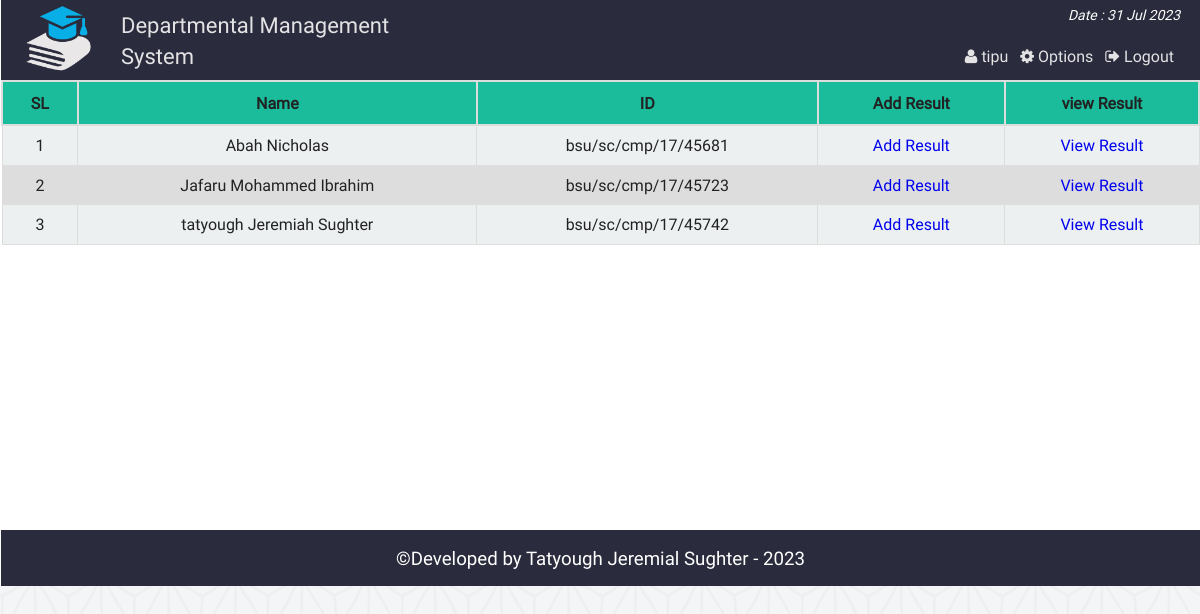
The app's page /st_result.php (signed in) with its own data.
### tables this page shows
CREATE TABLE `st_info` (
  `st_id` varchar(100) NOT NULL,
  `name` varchar(100) NOT NULL,
  `password` varchar(32) NOT NULL,
  `email` varchar(50) NOT NULL,
  `bday` date NOT NULL,
  `program` varchar(10) NOT NULL,
  `contact` varchar(20) NOT NULL,
  `gender` varchar(10) NOT NULL,
  `address` varchar(255) NOT NULL,
  `img` varchar(255) DEFAULT NULL
);

### php/functions.php (called while the page is built, shortened)
<?php
class login_registration_class{
	public function get_all_student(){
		global $conn;
		$sql = "select * from st_info order by st_id ASC";
		$query = $conn->query($sql);
		return $query;
	}
};
?>

### st_result.php (the view, shortened to what this page needs)
<?php
	require "php/config.php";
	require_once "php/functions.php";
	$user = new login_registration_class();
?>
<?php
include "php/headertop_admin.php";
?>
<div class="all_student fix">
		<table class="tab_one" style="text-align:center;">
			<tr>
				<th style="text-align:center;">SL</th>
				<th style="text-align:center;">Name</th>
				<th style="text-align:center;">ID</th>
				<th style="text-align:center;">Add Result</th>
				<th style="text-align:center;">view Result</th>
			</tr>
			<?php
			$i=0;
				$alluser = $user->get_all_student();
				while($rows = $alluser->fetch_assoc()){
				$i++;
		?>
			<tr>
				<td><?php echo $i;?></td>
				<td><?php echo $rows['name'];?></td>
				<td><?php echo $rows['st_id'];?></td>
				<td><a href="add_result.php?ar=<?php echo $rows['st_id']; ?>&vn=<?php echo $rows['name'];?>">Add Result</a></td>
				<td><a href="view_result.php?vr=<?php echo $rows['st_id']; ?>&vn=<?php echo $rows['name'];?>">View Result</a></td>
			</tr>
			<?php } ?>
		</table>
</div>
<?php include "php/footerbottom.php";?>

### css/main.css (style rules this page uses)
html { color: #222; font-size: 1em; line-height: 1.4; }
a { text-decoration:none; }
.fix { overflow:hidden; }
body { font-family:roboto !important; background:url(../img/ptrn.png) repeat fixed; }
.st_reg th, td { padding: 8px; }
table.tab_one { width:100%; }
table.tab_one th { background:#1abc9c; padding:10px; font-weight:bold; text-align:left; }
table.tab_one td { border:1px solid #ddd; padding:8px; }
table.tab_one td a { text-decoration:none; }
table.tab_one tr:nth-child(odd) { background:#ddd; }
table.tab_one tr:nth-child(even) { background:#ecf0f1; }
.all_student { min-height:450px; }
table.att_tab tr,td,th { border:2px solid #ddd; border-collapse:collapse; padding:8px; }

### records on screen
st_info: name "Abah Nicholas", st_id "bsu/sc/cmp/17/45681"
st_info: name "Jafaru Mohammed Ibrahim", st_id "bsu/sc/cmp/17/45723"
st_info: name "tatyough Jeremiah Sughter", st_id "bsu/sc/cmp/17/45742"

### other values on screen
$admin_name "tipu"
